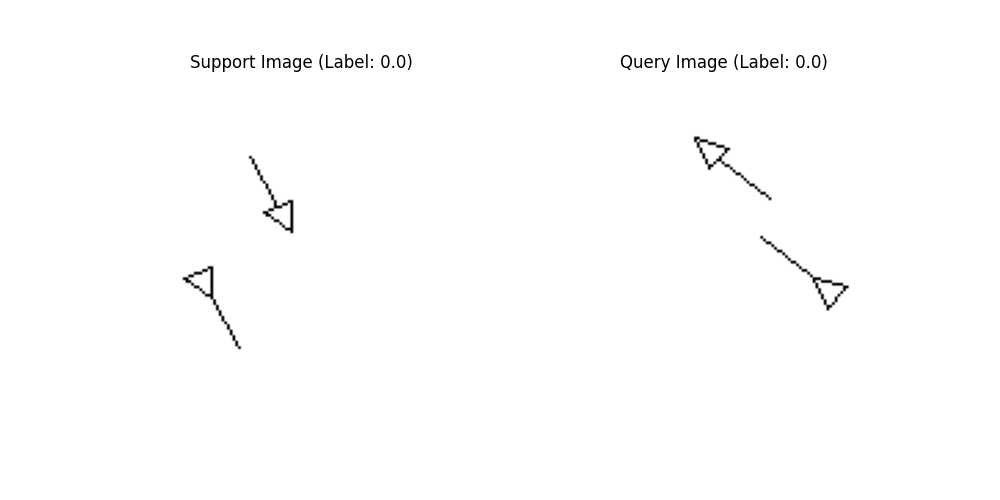
#> input picture data/meta_h5/pb/arrows_support10_test_sample.png, 1000 x 500 px
$ python -i generate_datasets.py   (imports and definitions only)
#> lines starting #> are read from the running program, lines starting #| are printed output that depends on the picture; after the words box and inside, x2 and y2 are one past the last pixel; in counts of white or black regions, pixels touching at a corner belong together
#> further down, picture is the input picture: shape (500, 1000, 3); min 0, max 255, mean 253.5
import os
import io
import math
import copy
import random
import numpy as np
import tensorflow as tf
import cv2
import matplotlib.pyplot as plt
from PIL import Image, ImageDraw
from itertools import permutations


# Helper data generation functions.
def serialize_array(array):
  array = tf.io.serialize_tensor(array)
  return array

# [1041 lines left out: functions regular_polygon, open_rectangle, ccw_sort, iregular_polygon_from_regular, divide_polygon, displace_line_around_origin and 20 more, not called in this run]

# Relative position functions.
def compare_xy(point_1, point_2):
    # Is the lower object to the right of the upper object?
    lower_obj = point_1 if point_1[1] >= point_2[1] else point_2
    upper_obj = point_1 if lower_obj is point_2 else point_2
    comparison = 1 if lower_obj[0] >= upper_obj[0] else 0
    return comparison

def get_shapes_info(img, scrambled_negative=False, draw_b_rects=False):
    """Returns info for multi-task learning. Obj1 and obj2 are determined
    by a biased distance from the origin (d = 1.1*x^2 + y^2).
    Args:
        img: image (np.array)
        scrambled_negative: whether img is a negative example from the scrambled condition.
    Returns:
        coor1: x, y coordinate of the center of obj1.
        coor2: x, y coordinate of the center of obj2.
        relative_position: whether the lower object is to the right of the upper object.
        flag: True if the objects are touching. Used to discard the sample."""
#> called with scrambled_negative = False, draw_b_rects = False

    ## Get coordinates.
    image = img.copy()
    gray = cv2.cvtColor(image, cv2.COLOR_BGR2GRAY)
    thresh = cv2.threshold(gray, 0, 255, cv2.THRESH_BINARY_INV + cv2.THRESH_OTSU)[1]
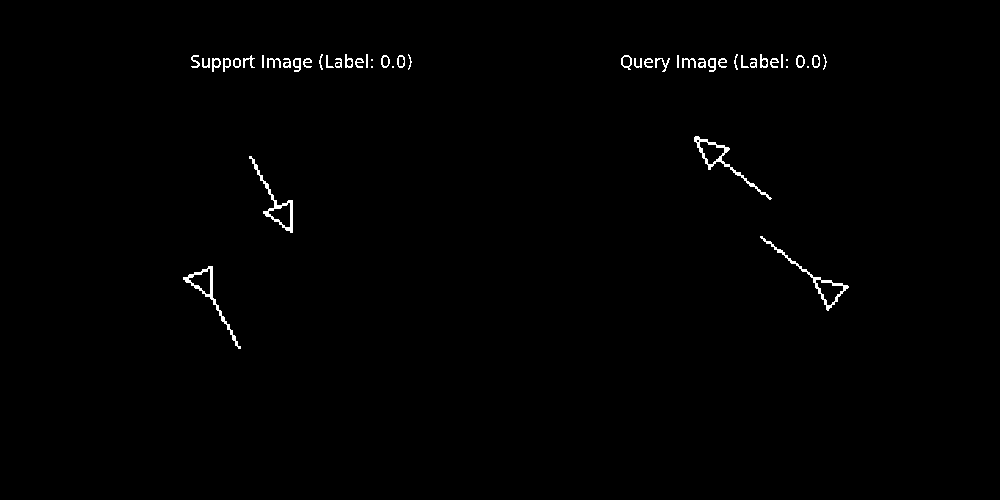
#> thresh: shape (500, 1000); 0.72% white in thin lines or dots, all inside (x1, y1, x2, y2) = (183, 54, 849, 349)

    # Find contours, obtain bounding box.
    cnts = cv2.findContours(thresh, cv2.RETR_EXTERNAL, cv2.CHAIN_APPROX_SIMPLE)
#> cnts = 48 contours, 16 with area under 20; largest, box (x1, y1, x2, y2) and area: (760, 236, 849, 311) 648, (694, 136, 772, 200) 631, (183, 266, 241, 349) 600, (249, 156, 293, 233) 598, (621, 55, 632, 70) 104
    cnts = cnts[0] if len(cnts) == 2 else cnts[1] # this is to deal with different opencv versions.

    # Get bounding boxes.
    b_rects = []
    for c in cnts:
        b_rects.append(cv2.boundingRect(c))
#> this loop made 48 passes
#> c on passes 5, 6, 7, 8, 9, 10, 33, 38, 42, 46: [[807, 66], [807, 67], [808, 67], [808, 66]], [[786, 66], [786, 67], [787, 67], [787, 66]], [[392, 66], [392, 67], [393, 67], [393, 66]], [[371, 66], [371, 67], [372, 67], [372, 66]], [[786, 59], [786, 60], [787, 60], [787, 59]], [[371, 59], [371, 60], [372, 60], [372, 59]], [[677, 55], [677, 67], [678, 67], [678, 55]], [[262, 55], [262, 67], [263, 67], [263, 55]], [[781, 54], [781, 67], [782, 67], [782, 54]], [[366, 54], [366, 67], [367, 67], [367, 54]]
#> after the loop, b_rects = 48 items, first 6: (183, 266, 58, 83), (760, 236, 89, 75), (249, 156, 44, 77), (694, 136, 78, 64), (807, 66, 2, 2), (786, 66, 2, 2)
    if scrambled_negative:
        # Get the bigest bounding box.
        new_b_rects = []
        bigest = max(enumerate(b_rects),key=lambda x: x[1][2]*x[1][3])[1]
        new_b_rects.append(bigest)
        # Get all smaller bounding boxes.
        smaller_b_rects = [x for x in b_rects if x not in new_b_rects]

        # Build second bounding box enclosing all smaller bounding boxes.
        if len(smaller_b_rects) > 0:
            min_x = min(enumerate(smaller_b_rects),key=lambda x: x[1][0])[1][0]
            min_y = min(enumerate(smaller_b_rects),key=lambda x: x[1][1])[1][1]
            max_x = max(enumerate(smaller_b_rects),key=lambda x: x[1][0]+x[1][2])[1]
            max_y = max(enumerate(smaller_b_rects),key=lambda x: x[1][1]+x[1][3])[1]
            max_x = max_x[0] + max_x[2]
            max_y = max_y[1] + max_y[3]
            w = max_x - min_x
            h = max_y - min_y
            new_b_rect = (min_x, min_y, w, h)
            new_b_rects.append(new_b_rect)
            b_rects = new_b_rects
        # If there are none smaller rects, set b_rects to a list of 3 bounding rects,
        # such that it activates the bad sample flag
        else:
            b_rects = [[0, 0, 0, 0], [0, 0, 0, 0], [0, 0, 0, 0]]

    # Define obj1 and obj2.
    b_rect_1 = min(enumerate(b_rects),key=lambda x: 1.1*x[1][0]**2 + x[1][1]**2)[1]
#> b_rect_1 = (191, 55, 9, 13)
    b_rect_2 = max(enumerate(b_rects),key=lambda x: 1.1*x[1][0]**2 + x[1][1]**2)[1]
#> b_rect_2 = (823, 54, 4, 16)
    mp_1 = np.array([b_rect_1[0]+b_rect_1[2]/2, b_rect_1[1]+b_rect_1[3]/2])
#> mp_1 = [195.5, 61.5]
    mp_2 = np.array([b_rect_2[0]+b_rect_2[2]/2, b_rect_2[1]+b_rect_2[3]/2])
#> mp_2 = [825, 62]

    # Get relations.
    relative_position = compare_xy(mp_1, mp_2)
#> in compare_xy, `upper_obj = point_1 if lower_obj is point_2 else point_2`: upper_obj = [195.5, 61.5]
#> in compare_xy, `comparison = 1 if lower_obj[0] >= upper_obj[0] else 0`: comparison = 1
#> relative_position = 1

    # Get flag.
    flag = False if len(b_rects) == 2 else True
#> flag = True

    if draw_b_rects:
        # Draw bounding rects.
        for b in b_rects:
            x,y,w,h = b
            cv2.rectangle(img, (x, y), (x + w, y + h), (36,255,12), 1)
        # Draw midpoints.
        cv2.line(img, (int(mp_1[0]), int(mp_1[1])), (int(mp_1[0]), int(mp_1[1])), (255,0,0), 2)
        cv2.line(img, (int(mp_2[0]), int(mp_2[1])), (int(mp_2[0]), int(mp_2[1])), (255,0,0), 2)
        # show image.
        # plt.imshow(img)
        # plt.show()

    return np.concatenate((mp_1, mp_2), axis=0), relative_position, flag

# Define data generators.
# [1030 lines left out: functions irregular_gen, regular_gen, open_gen, wider_line_gen, scrambled_gen, random_color_gen and 21 more, not called in this run]

def _float_feature(value):
    """Returns a float_list from a float / double."""
    return tf.train.Feature(float_list=tf.train.FloatList(value=[value]))

def _int64_feature(value):
    """Returns an int64_list from a bool / enum / int / uint."""
    return tf.train.Feature(int64_list=tf.train.Int64List(value=[value]))

# Dataset saving functions.
# [105 lines left out: functions save_dataset, save_dataset_two_chanels, make_datasets, make_datasets_two_chanels, not called in this run]

# [215 lines not run here, left out]

>>> import cv2
>>> picture = cv2.imread('meta_h5/pb/arrows_support10_test_sample.png')
>>> result = get_shapes_info(picture)
#> result = ([195.5, 61.5, 825, 62], 1, True)

$ run again, on data/meta_h5/pb/arrows_support4_test_sample.png
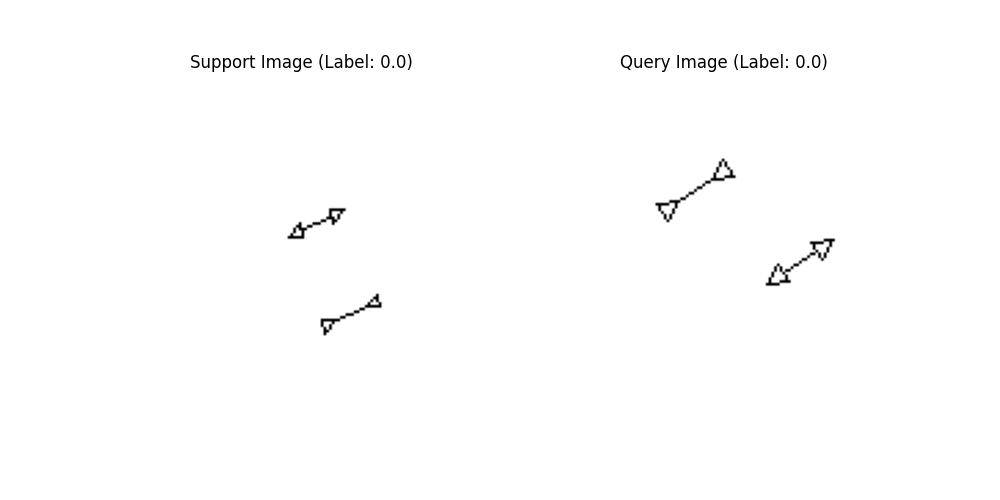
#> input picture data/meta_h5/pb/arrows_support4_test_sample.png, 1000 x 500 px
#> picture is the input picture: shape (500, 1000, 3); min 0, max 255, mean 253.5
#> in get_shapes_info, `thresh = cv2.threshold(gray, 0, 255, cv2.THRESH_BINARY_INV + cv2.THRES..`:
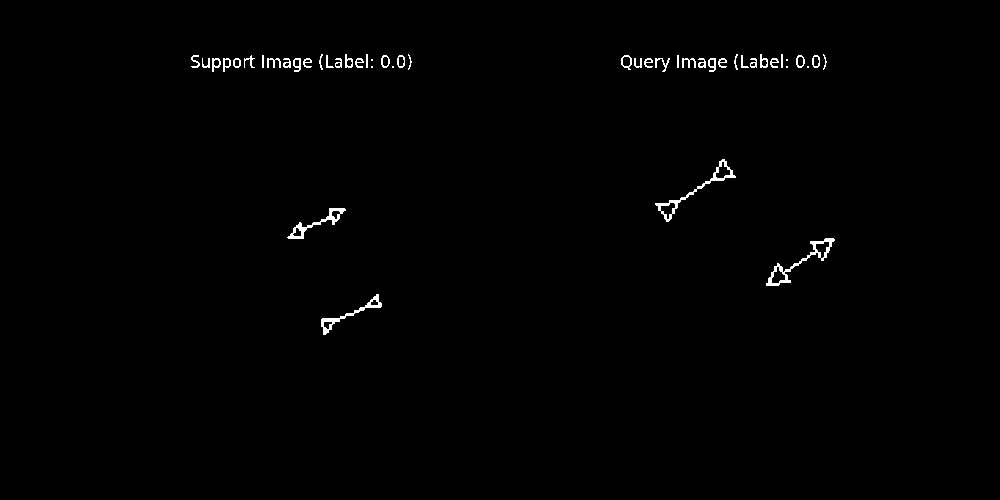
#> thresh: shape (500, 1000); 0.69% white in thin lines or dots, all inside (x1, y1, x2, y2) = (191, 54, 835, 335)
#> cnts = 48 contours, 17 with area under 20; largest, box (x1, y1, x2, y2) and area: (766, 238, 835, 286) 597, (655, 159, 736, 222) 576, (287, 208, 346, 239) 356, (321, 294, 382, 335) 329, (621, 55, 632, 70) 104
#> the loop in get_shapes_info, `for c in cnts:` made 48 passes
#> c on passes 5, 6, 7, 8, 9, 10, 33, 38: [[807, 66], [807, 67], [808, 67], [808, 66]], [[786, 66], [786, 67], [787, 67], [787, 66]], [[392, 66], [392, 67], [393, 67], [393, 66]], [[371, 66], [371, 67], [372, 67], [372, 66]], [[786, 59], [786, 60], [787, 60], [787, 59]], [[371, 59], [371, 60], [372, 60], [372, 59]], [[677, 55], [677, 67], [678, 67], [678, 55]], [[262, 55], [262, 67], [263, 67], [263, 55]]
#> after the loop in get_shapes_info, `for c in cnts:`: b_rects = 48 items, first 6: (321, 294, 61, 41), (766, 238, 69, 48), (287, 208, 59, 31), (655, 159, 81, 63), (807, 66, 2, 2), (786, 66, 2, 2)
#> b_rect_1 = (191, 55, 9, 13)
#> b_rect_2 = (823, 54, 4, 16)
#> mp_1 = [195.5, 61.5]
#> mp_2 = [825, 62]
#> upper_obj = [195.5, 61.5]
#> comparison = 1
#> flag = True
#> result = ([195.5, 61.5, 825, 62], 1, True)

$ run again, on data/meta_h5/pb/arrows_support8_test_sample.png
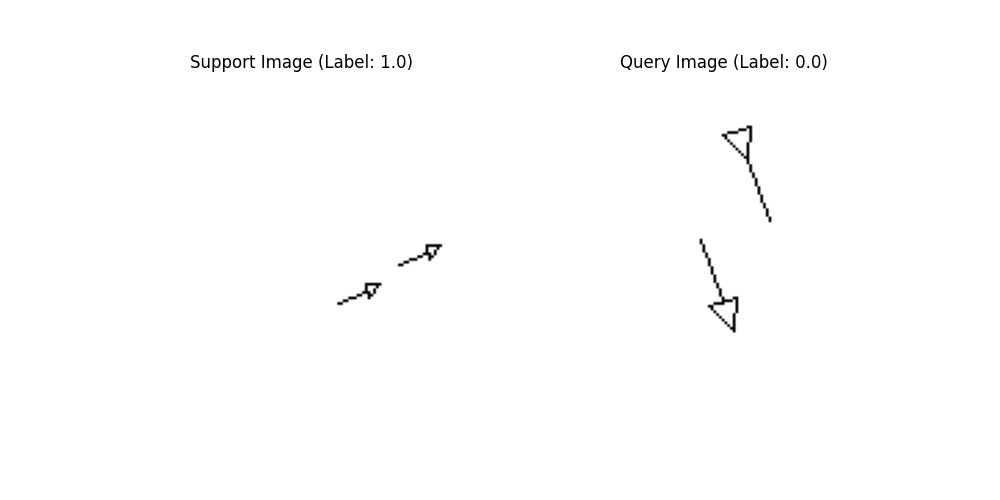
#> input picture data/meta_h5/pb/arrows_support8_test_sample.png, 1000 x 500 px
#> picture is the input picture: shape (500, 1000, 3); min 0, max 255, mean 253.6
#> in get_shapes_info, `thresh = cv2.threshold(gray, 0, 255, cv2.THRESH_BINARY_INV + cv2.THRES..`:
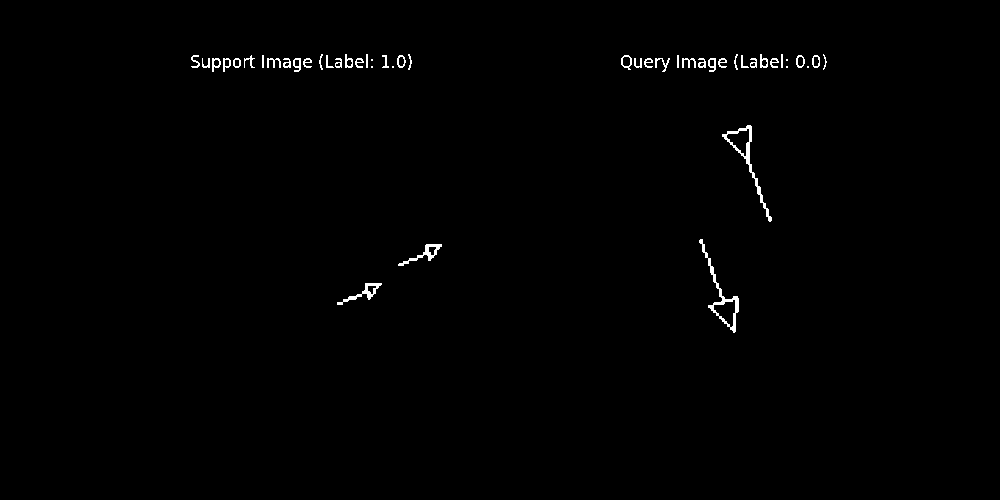
#> thresh: shape (500, 1000); 0.65% white in thin lines or dots, all inside (x1, y1, x2, y2) = (191, 54, 827, 333)
#> cnts = 48 contours, 17 with area under 20; largest, box (x1, y1, x2, y2) and area: (699, 239, 739, 333) 678, (722, 125, 772, 222) 674, (398, 244, 442, 266) 210, (337, 283, 382, 305) 208, (621, 55, 632, 70) 104
#> the loop in get_shapes_info, `for c in cnts:` made 48 passes
#> c on passes 5, 6, 7, 8, 9, 10, 33, 38: [[807, 66], [807, 67], [808, 67], [808, 66]], [[786, 66], [786, 67], [787, 67], [787, 66]], [[392, 66], [392, 67], [393, 67], [393, 66]], [[371, 66], [371, 67], [372, 67], [372, 66]], [[786, 59], [786, 60], [787, 60], [787, 59]], [[371, 59], [371, 60], [372, 60], [372, 59]], [[677, 55], [677, 67], [678, 67], [678, 55]], [[262, 55], [262, 67], [263, 67], [263, 55]]
#> after the loop in get_shapes_info, `for c in cnts:`: b_rects = 48 items, first 6: (337, 283, 45, 22), (398, 244, 44, 22), (699, 239, 40, 94), (722, 125, 50, 97), (807, 66, 2, 2), (786, 66, 2, 2)
#> b_rect_1 = (191, 55, 9, 13)
#> b_rect_2 = (823, 54, 4, 16)
#> mp_1 = [195.5, 61.5]
#> mp_2 = [825, 62]
#> upper_obj = [195.5, 61.5]
#> comparison = 1
#> flag = True
#> result = ([195.5, 61.5, 825, 62], 1, True)
